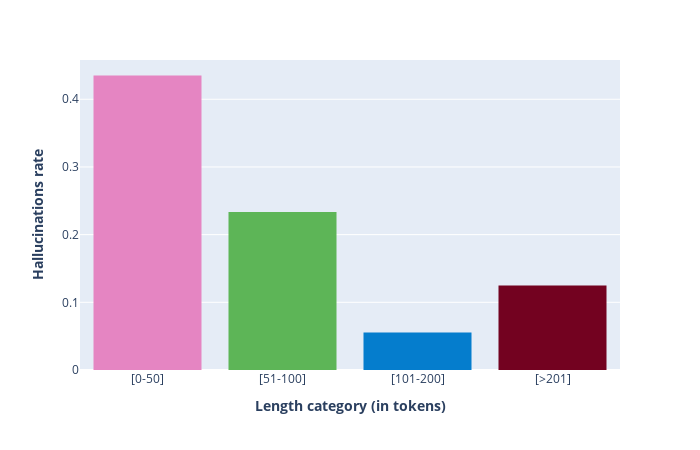
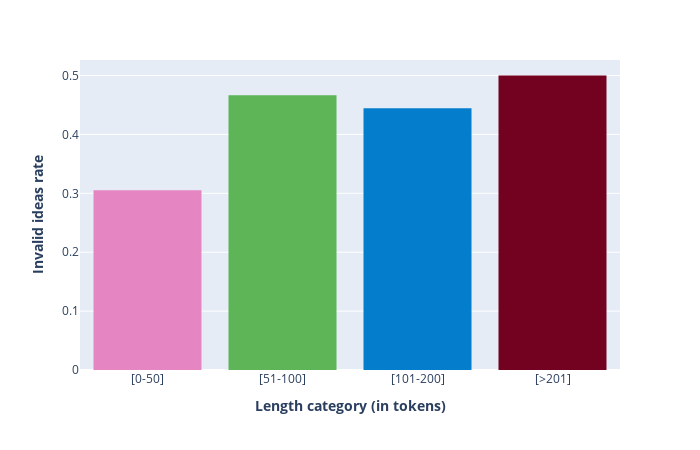

Write notebook code for charts like these, in order.
### Markdown cell above
### **B - Caractéristiques des extractions**

### Code cell
# Barplot - bins fixes 
### hallucinations
fig1 = px.histogram(
    df, x="contrib_tokens_bins_fixe", y="Hallucinations", 
    histfunc="avg", color="contrib_tokens_bins_fixe", 
    color_discrete_sequence=["#e585c2", "#5db557", "#057dcd", "#730220"], 
    category_orders={"contrib_tokens_bins_fixe": ["[0-50]", "[51-100]", "[101-200]", "[>201]"]}
)
fig1.update_layout(
    # title={"text": "<b>Hallucinations rate per length category</b>"}, 
    xaxis_title="<b>Length category (in tokens)</b>", yaxis_title="<b>Hallucinations rate</b>",
    width=700, height=450, showlegend=False
)
fig1.update_traces(hovertemplate ="Hallucinations rate = %{y}<extra></extra>")
### Idées invalides
fig2 = px.histogram(
    df, x="contrib_tokens_bins_fixe", y="Idées_non_ind", 
    histfunc="avg", color="contrib_tokens_bins_fixe", 
    color_discrete_sequence=["#e585c2", "#5db557", "#057dcd", "#730220"], 
    category_orders={"contrib_tokens_bins_fixe": ["[0-50]", "[51-100]", "[101-200]", "[>201]"]}
)
fig2.update_layout(
    # title={"text": "<b>Invalid ideas rate per length category</b>"}, 
    xaxis_title="<b>Length category (in tokens)</b>", yaxis_title="<b>Invalid ideas rate</b>",
    width=700, height=450, showlegend=False
)
fig2.update_traces(hovertemplate ="Invalid ideas rate = %{y}<extra></extra>")

# Affichage des figures
fig1.show()
fig2.show()

### Figure 1 — Plotly figure (JSON) as saved in the notebook; plotly's stock layout.template omitted (floating-point values rounded to 4 significant figures; data arrays with more than 128 entries replaced by an {"elided": "..."} marker saying what was removed)
{"data": [{"bingroup": "x", "histfunc": "avg", "hovertemplate": "Hallucinations rate = %{y}<extra></extra>", "legendgroup": "[0-50]", "marker": {"color": "#e585c2", "pattern": {"shape": ""}}, "name": "[0-50]", "orientation": "v", "showlegend": true, "type": "histogram", "x": {"elided": "139 str values"}, "xaxis": "x", "y": {"elided": "139 float values"}, "yaxis": "y"}, {"bingroup": "x", "histfunc": "avg", "hovertemplate": "Hallucinations rate = %{y}<extra></extra>", "legendgroup": "[51-100]", "marker": {"color": "#5db557", "pattern": {"shape": ""}}, "name": "[51-100]", "orientation": "v", "showlegend": true, "type": "histogram", "x": ["[51-100]", "[51-100]", "[51-100]", "[51-100]", "[51-100]", "[51-100]", "[51-100]", "[51-100]", "[51-100]", "[51-100]", "[51-100]", "[51-100]", "[51-100]", "[51-100]", "[51-100]", "[51-100]", "[51-100]", "[51-100]", "[51-100]", "[51-100]", "[51-100]", "[51-100]", "[51-100]", "[51-100]", "[51-100]", "[51-100]", "[51-100]", "[51-100]", "[51-100]", "[51-100]"], "xaxis": "x", "y": [0.0, 0.0, 0.0, 0.0, 0.0, 0.0, 0.0, 0.0, 0.0, 0.0, 0.0, 0.0, 0.0, 0.0, 0.0, 0.0, 0.0, 0.0, 0.0, 1.0, 0.0, 0.0, 1.0, 1.0, 1.0, 0.0, 1.0, 1.0, 1.0, 0.0], "yaxis": "y"}, {"bingroup": "x", "histfunc": "avg", "hovertemplate": "Hallucinations rate = %{y}<extra></extra>", "legendgroup": "[101-200]", "marker": {"color": "#057dcd", "pattern": {"shape": ""}}, "name": "[101-200]", "orientation": "v", "showlegend": true, "type": "histogram", "x": ["[101-200]", "[101-200]", "[101-200]", "[101-200]", "[101-200]", "[101-200]", "[101-200]", "[101-200]", "[101-200]", "[101-200]", "[101-200]", "[101-200]", "[101-200]", "[101-200]", "[101-200]", "[101-200]", "[101-200]", "[101-200]"], "xaxis": "x", "y": [0.0, 0.0, 0.0, 0.0, 0.0, 0.0, 0.0, 0.0, 0.0, 0.0, 0.0, 0.0, 0.0, 0.0, 0.0, 0.0, 0.0, 1.0], "yaxis": "y"}, {"bingroup": "x", "histfunc": "avg", "hovertemplate": "Hallucinations rate = %{y}<extra></extra>", "legendgroup": "[>201]", "marker": {"color": "#730220", "pattern": {"shape": ""}}, "name": "[>201]", "orientation": "v", "showlegend": true, "type": "histogram", "x": ["[>201]", "[>201]", "[>201]", "[>201]", "[>201]", "[>201]", "[>201]", "[>201]", "[>201]", "[>201]", "[>201]", "[>201]", "[>201]"], "xaxis": "x", "y": [NaN, NaN, NaN, NaN, NaN, 0.0, 0.0, 0.0, 0.0, 0.0, 0.0, 0.0, 1.0], "yaxis": "y"}], "layout": {"barmode": "relative", "height": 450, "legend": {"title": {"text": "contrib_tokens_bins_fixe"}, "tracegroupgap": 0}, "margin": {"t": 60}, "showlegend": false, "width": 700, "xaxis": {"anchor": "y", "categoryarray": ["[0-50]", "[51-100]", "[101-200]", "[>201]"], "categoryorder": "array", "domain": [0, 1], "title": {"text": "<b>Length category (in tokens)</b>"}}, "yaxis": {"anchor": "x", "domain": [0, 1], "title": {"text": "<b>Hallucinations rate</b>"}}}}

### Figure 2 — Plotly figure (JSON) as saved in the notebook; plotly's stock layout.template omitted (floating-point values rounded to 4 significant figures; data arrays with more than 128 entries replaced by an {"elided": "..."} marker saying what was removed)
{"data": [{"bingroup": "x", "histfunc": "avg", "hovertemplate": "Invalid ideas rate = %{y}<extra></extra>", "legendgroup": "[0-50]", "marker": {"color": "#e585c2", "pattern": {"shape": ""}}, "name": "[0-50]", "orientation": "v", "showlegend": true, "type": "histogram", "x": {"elided": "139 str values"}, "xaxis": "x", "y": {"elided": "139 float values"}, "yaxis": "y"}, {"bingroup": "x", "histfunc": "avg", "hovertemplate": "Invalid ideas rate = %{y}<extra></extra>", "legendgroup": "[51-100]", "marker": {"color": "#5db557", "pattern": {"shape": ""}}, "name": "[51-100]", "orientation": "v", "showlegend": true, "type": "histogram", "x": ["[51-100]", "[51-100]", "[51-100]", "[51-100]", "[51-100]", "[51-100]", "[51-100]", "[51-100]", "[51-100]", "[51-100]", "[51-100]", "[51-100]", "[51-100]", "[51-100]", "[51-100]", "[51-100]", "[51-100]", "[51-100]", "[51-100]", "[51-100]", "[51-100]", "[51-100]", "[51-100]", "[51-100]", "[51-100]", "[51-100]", "[51-100]", "[51-100]", "[51-100]", "[51-100]"], "xaxis": "x", "y": [0.0, 1.0, 1.0, 0.0, 0.0, 1.0, 1.0, 0.0, 1.0, 1.0, 0.0, 0.0, 1.0, 0.0, 0.0, 1.0, 0.0, 1.0, 1.0, 0.0, 1.0, 1.0, 1.0, 0.0, 0.0, 0.0, 0.0, 1.0, 0.0, 0.0], "yaxis": "y"}, {"bingroup": "x", "histfunc": "avg", "hovertemplate": "Invalid ideas rate = %{y}<extra></extra>", "legendgroup": "[101-200]", "marker": {"color": "#057dcd", "pattern": {"shape": ""}}, "name": "[101-200]", "orientation": "v", "showlegend": true, "type": "histogram", "x": ["[101-200]", "[101-200]", "[101-200]", "[101-200]", "[101-200]", "[101-200]", "[101-200]", "[101-200]", "[101-200]", "[101-200]", "[101-200]", "[101-200]", "[101-200]", "[101-200]", "[101-200]", "[101-200]", "[101-200]", "[101-200]"], "xaxis": "x", "y": [0.0, 1.0, 0.0, 1.0, 0.0, 0.0, 1.0, 0.0, 1.0, 0.0, 0.0, 1.0, 1.0, 1.0, 0.0, 0.0, 0.0, 1.0], "yaxis": "y"}, {"bingroup": "x", "histfunc": "avg", "hovertemplate": "Invalid ideas rate = %{y}<extra></extra>", "legendgroup": "[>201]", "marker": {"color": "#730220", "pattern": {"shape": ""}}, "name": "[>201]", "orientation": "v", "showlegend": true, "type": "histogram", "x": ["[>201]", "[>201]", "[>201]", "[>201]", "[>201]", "[>201]", "[>201]", "[>201]", "[>201]", "[>201]", "[>201]", "[>201]", "[>201]"], "xaxis": "x", "y": [NaN, NaN, NaN, NaN, NaN, 1.0, 1.0, 0.0, 1.0, 0.0, 0.0, 0.0, 1.0], "yaxis": "y"}], "layout": {"barmode": "relative", "height": 450, "legend": {"title": {"text": "contrib_tokens_bins_fixe"}, "tracegroupgap": 0}, "margin": {"t": 60}, "showlegend": false, "width": 700, "xaxis": {"anchor": "y", "categoryarray": ["[0-50]", "[51-100]", "[101-200]", "[>201]"], "categoryorder": "array", "domain": [0, 1], "title": {"text": "<b>Length category (in tokens)</b>"}}, "yaxis": {"anchor": "x", "domain": [0, 1], "title": {"text": "<b>Invalid ideas rate</b>"}}}}
